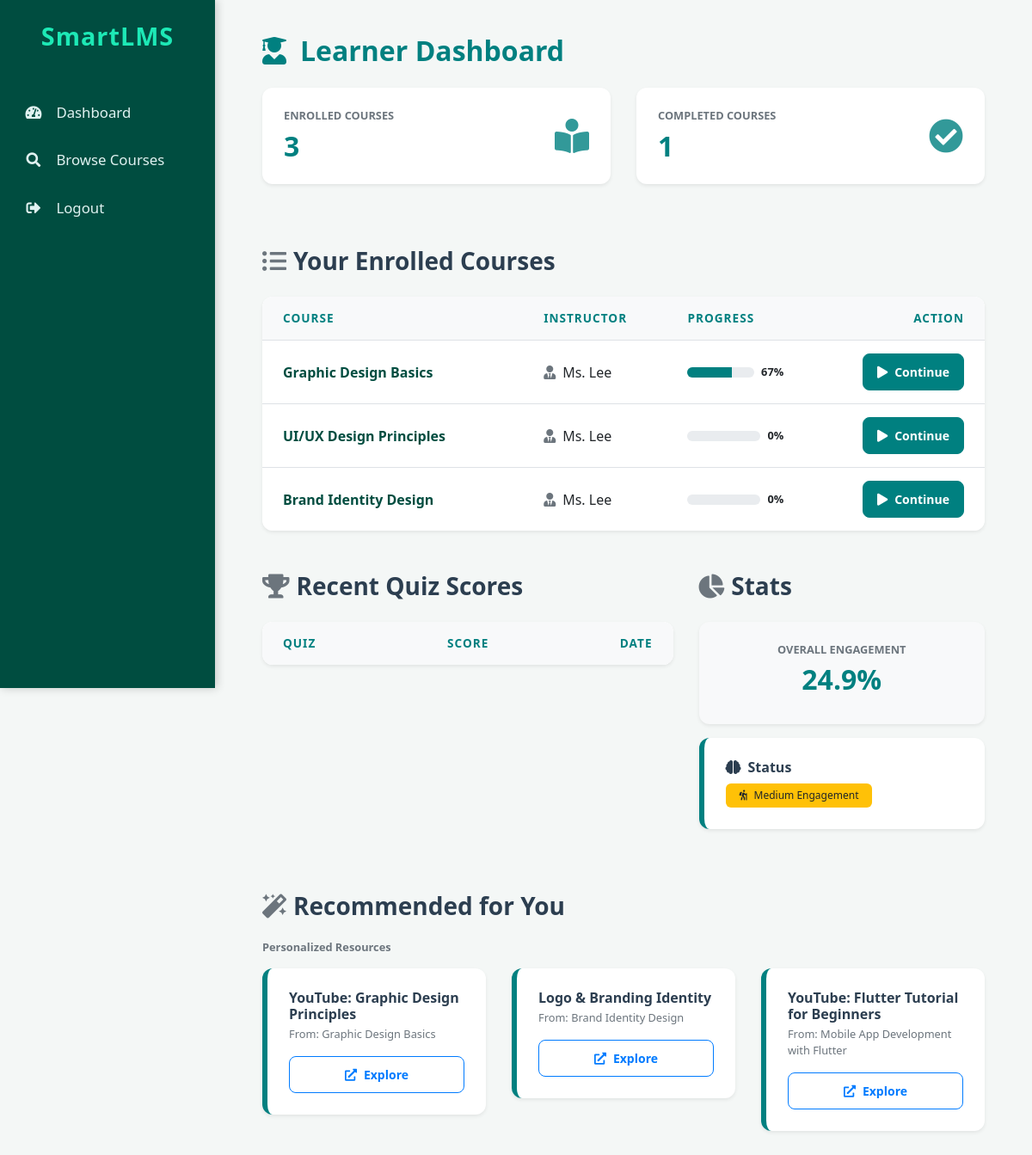
/SmartLMS/public/learner_dashboard.php (signed in), run on the app's committed database.
### tables this page shows
CREATE TABLE `courses` (
  `id` int(11) NOT NULL,
  `title` varchar(255) NOT NULL,
  `description` text DEFAULT NULL,
  `instructor_id` int(11) DEFAULT NULL,
  `created_at` timestamp NOT NULL DEFAULT current_timestamp(),
  `tags` varchar(255) DEFAULT NULL
);

CREATE TABLE `users` (
  `id` int(11) NOT NULL,
  `first_name` varchar(255) NOT NULL,
  `last_name` varchar(255) NOT NULL,
  `email` varchar(255) NOT NULL,
  `username` varchar(255) NOT NULL,
  `password` varchar(255) NOT NULL,
  `role` enum('learner','instructor') NOT NULL,
  `created_at` timestamp NOT NULL DEFAULT current_timestamp()
);

CREATE TABLE `engagement_scores` (
  `id` int(11) NOT NULL,
  `student_id` int(11) DEFAULT NULL,
  `score` decimal(5,2) DEFAULT NULL,
  `login_frequency` decimal(10,2) DEFAULT 0.00,
  `avg_time_spent` decimal(10,2) DEFAULT 0.00,
  `avg_quiz_score` decimal(10,2) DEFAULT 0.00,
  `course_completion_rate` decimal(10,2) DEFAULT 0.00,
  `calculated_at` timestamp NOT NULL DEFAULT current_timestamp()
);

CREATE TABLE `resources` (
  `id` int(11) NOT NULL,
  `course_id` int(11) DEFAULT NULL,
  `title` varchar(255) NOT NULL,
  `resource_type` enum('file','link') NOT NULL,
  `path` varchar(255) DEFAULT NULL,
  `link` text DEFAULT NULL,
  `tags` varchar(255) DEFAULT NULL,
  `created_at` timestamp NOT NULL DEFAULT current_timestamp()
);

### SmartLMS/public/learner_dashboard.php (the view, shortened to what this page needs)
<?php include 'includes/header.php'; ?>
<?php include 'includes/sidebar.php'; ?>
<?php
require_once '../data/db.php';
$student_id = $_SESSION['id'];
$enrolled_courses = $conn->query("SELECT COUNT(*) as count FROM enrollments WHERE student_id = $student_id")->fetch_assoc()['count'];
$completed_courses = $conn->query("SELECT COUNT(*) as count FROM enrollments WHERE student_id = $student_id AND completed = 1")->fetch_assoc()['count'];
?>
<div class="main-content">
    <div class="container-fluid">
        <h2 class="mb-4 font-weight-bold" style="color: var(--primary-teal);"><i class="fas fa-user-graduate mr-3"></i>Learner Dashboard</h2>
        <div class="row">
            <div class="col-md-6">
                <div class="card border-0 shadow-sm">
                    <div class="card-body d-flex justify-content-between align-items-center">
                        <div>
                            <h6 class="text-muted text-uppercase small font-weight-bold">Enrolled Courses</h6>
                            <h2 class="mb-0 font-weight-bold" style="color: var(--primary-teal);"><?php echo $enrolled_courses; ?></h2>
                        </div>
                        <div class="card-icon"><i class="fas fa-book-reader"></i></div>
                    </div>
                </div>
            </div>
            <div class="col-md-6">
                <div class="card border-0 shadow-sm">
                    <div class="card-body d-flex justify-content-between align-items-center">
                        <div>
                            <h6 class="text-muted text-uppercase small font-weight-bold">Completed Courses</h6>
                            <h2 class="mb-0 font-weight-bold" style="color: var(--primary-teal);"><?php echo $completed_courses; ?></h2>
                        </div>
                        <div class="card-icon"><i class="fas fa-check-circle"></i></div>
                    </div>
                </div>
            </div>
        </div>
        <div class="mt-5">
            <h3 class="mb-4 font-weight-bold"><i class="fas fa-list-ul mr-2 text-muted"></i>Your Enrolled Courses</h3>
            <div class="card border-0 shadow-sm mb-5">
                <div class="card-body p-0">
                    <div class="table-responsive">
                        <table class="table table-hover mb-0">
                            <thead>
                                <tr>
                                    <th class="px-4 border-0">Course</th>
                                    <th class="border-0">Instructor</th>
                                    <th class="border-0">Progress</th>
                                    <th class="px-4 border-0 text-right">Action</th>
                                </tr>
                            </thead>
                            <tbody>
                                <?php
                                $sql = "SELECT courses.id, courses.title, users.first_name, users.last_name FROM courses JOIN enrollments ON courses.id = enrollments.course_id JOIN users ON courses.instructor_id = users.id WHERE enrollments.student_id = ?";
                                if ($stmt = $conn->prepare($sql)) {
                                    $stmt->bind_param("i", $student_id);
                                    $stmt->execute();
                                    $result = $stmt->get_result();
                                    while ($row = $result->fetch_assoc()) {
                                        $c_id = $row['id'];
                                        $res_total = $conn->query("SELECT COUNT(*) as total FROM resources WHERE course_id = $c_id")->fetch_assoc()['total'];
                                        $res_comp = $conn->query("SELECT COUNT(DISTINCT resource_id) as comp FROM resource_completions WHERE student_id = $student_id AND resource_id IN (SELECT id FROM resources WHERE course_id = $c_id)")->fetch_assoc()['comp'];
                                        $quiz_total = $conn->query("SELECT COUNT(*) as total FROM quizzes WHERE course_id = $c_id")->fetch_assoc()['total'];
                                        $quiz_comp = $conn->query("SELECT COUNT(DISTINCT quiz_id) as comp FROM quiz_attempts WHERE student_id = $student_id AND quiz_id IN (SELECT id FROM quizzes WHERE course_id = $c_id)")->fetch_assoc()['comp'];
                                        $total_items = $res_total + $quiz_total;
                                        $comp_items = $res_comp + $quiz_comp;
                                        $percentage = ($total_items > 0) ? round(($comp_items / $total_items) * 100) : 0;
                                        echo "<tr>";
                                        echo "<td class='px-4 font-weight-bold' style='color: var(--dark-teal);'>" . htmlspecialchars($row['title']) . "</td>";
                                        echo "<td><i class='fas fa-user-tie mr-2 text-muted'></i>" . htmlspecialchars($row['first_name'] . " " . $row['last_name']) . "</td>";
                                        echo "<td>
                                                <div class='d-flex align-items-center'>
                                                    <div class='progress flex-grow-1 mr-2'>
                                                        <div class='progress-bar' style='width: $percentage%'></div>
                                                    </div>
                                                    <small class='font-weight-bold'>$percentage%</small>
                                                </div>
                                              </td>";
                                        echo "<td class='px-4 text-right'><a href='course_details.php?course_id=" . $row['id'] . "' class='btn btn-primary btn-sm px-3'><i class='fas fa-play mr-2'></i>Continue</a></td>";
                                        echo "</tr>";
                                    }
                                }
                                ?>
                            </tbody>
                        </table>
                    </div>
                </div>
            </div>
            <div class="row">
                <div class="col-md-7">
                    <h3 class="mb-4 font-weight-bold"><i class="fas fa-trophy mr-2 text-muted"></i>Recent Quiz Scores</h3>
                    <div class="card border-0 shadow-sm">
                        <div class="card-body p-0">
                            <table class="table table-hover mb-0">
                                <thead>
                                    <tr>
                                        <th class="px-4 border-0">Quiz</th>
                                        <th class="border-0 text-center">Score</th>
                                        <th class="px-4 border-0 text-right">Date</th>
                                    </tr>
                                </thead>
                            </table>
                        </div>
                    </div>
                </div>
                <div class="col-md-5">
                    <h3 class="mb-4 font-weight-bold"><i class="fas fa-chart-pie mr-2 text-muted"></i>Stats</h3>
                    <?php
                    $sql_score = "SELECT score FROM engagement_scores WHERE student_id = ?";
                    if ($stmt_score = $conn->prepare($sql_score)) {
                        $stmt_score->bind_param("i", $student_id);
                        $stmt_score->execute();
                        $result_score = $stmt_score->get_result();
                        if ($row_score = $result_score->fetch_assoc()) {
                            echo "<div class='card border-0 shadow-sm bg-light mb-3'>";
                            echo "<div class='card-body text-center'>";
                            echo "<h6 class='text-muted text-uppercase small font-weight-bold'>Overall Engagement</h6>";
                            echo "<h2 class='font-weight-bold' style='color: var(--primary-teal);'>" . number_format($row_score['score'], 1) . "%</h2>";
                            echo "</div></div>";
                        }
                    }
                    ?>
                    <div class="card border-0 shadow-sm border-left-primary">
                        <div class="card-body">
                            <h6 class="font-weight-bold"><i class="fas fa-brain mr-2"></i>Status</h6>
                            <?php
                            $sql_group = "SELECT cluster_id FROM user_clusters WHERE user_id = ?";
                            if ($stmt_group = $conn->prepare($sql_group)) {
                                $stmt_group->bind_param("i", $student_id);
                                $stmt_group->execute();
                                $result_group = $stmt_group->get_result();
                                if ($row_group = $result_group->fetch_assoc()) {
                                    $cid = $row_group['cluster_id'];
                                    $avg_scores = $conn->query("SELECT cluster_id, AVG(es.score) as avg_s FROM user_clusters uc JOIN engagement_scores es ON uc.user_id = es.student_id GROUP BY cluster_id ORDER BY avg_s DESC");
                                    $rank = 0;
                                    while($r = $avg_scores->fetch_assoc()) {
                                        if($r['cluster_id'] == $cid) {
                                            $labels = [
                                                0 => ['L' => 'High', 'B' => 'badge-engagement-high', 'I' => 'fa-rocket'],
                                                1 => ['L' => 'Medium', 'B' => 'badge-engagement-medium', 'I' => 'fa-hiking'],
                                                2 => ['L' => 'Low', 'B' => 'badge-engagement-low', 'I' => 'fa-exclamation-triangle']
                                            ];
                                            $curr = $labels[$rank];
                                            echo "<span class='badge " . $curr['B'] . " py-2 px-3'><i class='fas " . $curr['I'] . " mr-2'></i>" . $curr['L'] . " Engagement</span>";
                                            break;
                                        }
                                        $rank++;
                                    }
                                }
                            }
                            ?>
                        </div>
                    </div>
                </div>
            </div>
            <h3 class="mt-5 mb-4 font-weight-bold"><i class="fas fa-magic mr-2 text-muted"></i>Recommended for You</h3>
            <div class="row">
                <div class="col-12 mb-2"><h6 class="text-muted font-weight-bold small uppercase">Personalized Resources</h6></div>
                <?php
                $sql_res_rec = "SELECT r.id, r.title, r.resource_type, c.title as course_title
                                FROM recommendations rec
                                JOIN resources r ON rec.resource_id = r.id
                                JOIN courses c ON r.course_id = c.id
                                WHERE rec.user_id = $student_id
                                ORDER BY rec.rank ASC LIMIT 3";
                $res_res_rec = $conn->query($sql_res_rec);
                if ($res_res_rec && $res_res_rec->num_rows > 0) {
                    while($rrec = $res_res_rec->fetch_assoc()) {
                        ?>
                        <div class="col-md-4">
                            <div class="card mb-3 border-0 shadow-sm border-left-primary">
                                <div class="card-body">
                                    <h6 class="mb-1 font-weight-bold"><?php echo htmlspecialchars($rrec['title']); ?></h6>
                                    <small class="text-muted d-block mb-3">From: <?php echo htmlspecialchars($rrec['course_title']); ?></small>
                                    <a href="view_resource.php?id=<?php echo $rrec['id']; ?>" class="btn btn-outline-primary btn-sm btn-block"><i class="fas fa-external-link-alt mr-2"></i>Explore</a>
                                </div>
                            </div>
                        </div>
                        <?php
                    }
                }
                ?>
            </div>
        </div>
    </div>
</div>
<?php include 'includes/footer.php'; ?>

### data on the page
courses: title "Graphic Design Basics", instructor.last_name "Ms. Lee", percentage "67"
courses: title "UI/UX Design Principles", instructor.last_name "Ms. Lee", percentage "0"
courses: title "Brand Identity Design", instructor.last_name "Ms. Lee", percentage "0"
engagement_scores: score "24.9"
resources: title "YouTube: Graphic Design Principles", course.title "Graphic Design Basics"
resources: title "Logo & Branding Identity", course.title "Brand Identity Design"
resources: title "YouTube: Flutter Tutorial for Beginners", course.title "Mobile App Development with Flutter"

### other printed values
$enrolled_courses "3"
$completed_courses "1"
$curr['L'] "Medium"
